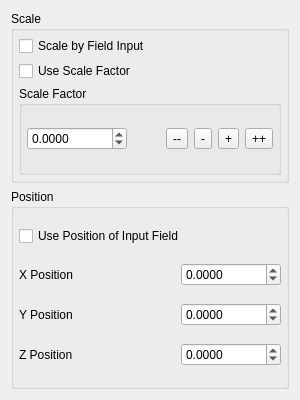
<?xml version="1.0" encoding="UTF-8"?>
<ui version="4.0">
 <class>ShowOrientationAxes</class>
 <widget class="QDialog" name="ShowOrientationAxes">
  <property name="geometry">
   <rect>
    <x>0</x>
    <y>0</y>
    <width>300</width>
    <height>400</height>
   </rect>
  </property>
  <property name="minimumSize">
   <size>
    <width>300</width>
    <height>400</height>
   </size>
  </property>
  <property name="maximumSize">
   <size>
    <width>600</width>
    <height>400</height>
   </size>
  </property>
  <property name="windowTitle">
   <string>ShowOrientationAxes</string>
  </property>
  <property name="sizeGripEnabled">
   <bool>false</bool>
  </property>
  <property name="modal">
   <bool>false</bool>
  </property>
  <layout class="QVBoxLayout" name="verticalLayout_2">
   <item>
    <widget class="QGroupBox" name="groupBox">
     <property name="sizePolicy">
      <sizepolicy hsizetype="Preferred" vsizetype="Preferred">
       <horstretch>0</horstretch>
       <verstretch>0</verstretch>
      </sizepolicy>
     </property>
     <property name="maximumSize">
      <size>
       <width>16777215</width>
       <height>200</height>
      </size>
     </property>
     <property name="title">
      <string>Scale</string>
     </property>
     <layout class="QVBoxLayout" name="verticalLayout_3">
      <property name="spacing">
       <number>5</number>
      </property>
      <property name="leftMargin">
       <number>5</number>
      </property>
      <property name="topMargin">
       <number>5</number>
      </property>
      <property name="rightMargin">
       <number>5</number>
      </property>
      <property name="bottomMargin">
       <number>5</number>
      </property>
      <item>
       <widget class="QCheckBox" name="scaleByFieldCheckBox_">
        <property name="text">
         <string>Scale by Field Input</string>
        </property>
       </widget>
      </item>
      <item>
       <widget class="QCheckBox" name="scaleFactorCheckBox_">
        <property name="text">
         <string>Use Scale Factor</string>
        </property>
       </widget>
      </item>
      <item>
       <widget class="QGroupBox" name="groupBox_3">
        <property name="title">
         <string>Scale Factor</string>
        </property>
        <layout class="QHBoxLayout" name="horizontalLayout_4">
         <property name="leftMargin">
          <number>5</number>
         </property>
         <property name="topMargin">
          <number>5</number>
         </property>
         <property name="rightMargin">
          <number>5</number>
         </property>
         <property name="bottomMargin">
          <number>5</number>
         </property>
         <item>
          <widget class="QDoubleSpinBox" name="scaleDoubleSpinBox_">
           <property name="minimumSize">
            <size>
             <width>100</width>
             <height>0</height>
            </size>
           </property>
           <property name="maximumSize">
            <size>
             <width>100</width>
             <height>16777215</height>
            </size>
           </property>
           <property name="decimals">
            <number>4</number>
           </property>
           <property name="minimum">
            <double>-9999999999999.000000000000000</double>
           </property>
           <property name="maximum">
            <double>9999999999999.000000000000000</double>
           </property>
          </widget>
         </item>
         <item>
          <spacer name="horizontalSpacer">
           <property name="orientation">
            <enum>Qt::Horizontal</enum>
           </property>
           <property name="sizeType">
            <enum>QSizePolicy::Expanding</enum>
           </property>
           <property name="sizeHint" stdset="0">
            <size>
             <width>10</width>
             <height>20</height>
            </size>
           </property>
          </spacer>
         </item>
         <item>
          <widget class="QToolButton" name="doubleDownScaleToolButton_">
           <property name="minimumSize">
            <size>
             <width>0</width>
             <height>15</height>
            </size>
           </property>
           <property name="text">
            <string>--</string>
           </property>
          </widget>
         </item>
         <item>
          <widget class="QToolButton" name="downScaleToolButton_">
           <property name="minimumSize">
            <size>
             <width>0</width>
             <height>15</height>
            </size>
           </property>
           <property name="text">
            <string>-</string>
           </property>
          </widget>
         </item>
         <item>
          <widget class="QToolButton" name="upScaleToolButton_">
           <property name="minimumSize">
            <size>
             <width>0</width>
             <height>15</height>
            </size>
           </property>
           <property name="text">
            <string>+</string>
           </property>
          </widget>
         </item>
         <item>
          <widget class="QToolButton" name="doubleUpScaleToolButton_">
           <property name="enabled">
            <bool>true</bool>
           </property>
           <property name="minimumSize">
            <size>
             <width>0</width>
             <height>15</height>
            </size>
           </property>
           <property name="text">
            <string>++</string>
           </property>
          </widget>
         </item>
        </layout>
       </widget>
      </item>
     </layout>
    </widget>
   </item>
   <item>
    <widget class="QGroupBox" name="groupBox_2">
     <property name="minimumSize">
      <size>
       <width>0</width>
       <height>200</height>
      </size>
     </property>
     <property name="title">
      <string>Position</string>
     </property>
     <layout class="QVBoxLayout" name="verticalLayout_4">
      <property name="spacing">
       <number>5</number>
      </property>
      <property name="leftMargin">
       <number>5</number>
      </property>
      <property name="topMargin">
       <number>5</number>
      </property>
      <property name="rightMargin">
       <number>5</number>
      </property>
      <property name="bottomMargin">
       <number>5</number>
      </property>
      <item>
       <widget class="QCheckBox" name="usePositionOfFieldCheckBox_">
        <property name="text">
         <string>Use Position of Input Field</string>
        </property>
       </widget>
      </item>
      <item>
       <layout class="QHBoxLayout" name="horizontalLayout">
        <item>
         <widget class="QLabel" name="xLabel_">
          <property name="minimumSize">
           <size>
            <width>80</width>
            <height>0</height>
           </size>
          </property>
          <property name="text">
           <string>X Position</string>
          </property>
         </widget>
        </item>
        <item>
         <spacer name="horizontalSpacer_2">
          <property name="orientation">
           <enum>Qt::Horizontal</enum>
          </property>
          <property name="sizeHint" stdset="0">
           <size>
            <width>40</width>
            <height>20</height>
           </size>
          </property>
         </spacer>
        </item>
        <item>
         <widget class="QDoubleSpinBox" name="xDoubleSpinBox_">
          <property name="minimumSize">
           <size>
            <width>100</width>
            <height>0</height>
           </size>
          </property>
          <property name="maximumSize">
           <size>
            <width>100</width>
            <height>16777215</height>
           </size>
          </property>
          <property name="decimals">
           <number>4</number>
          </property>
          <property name="minimum">
           <double>-9999999999999.000000000000000</double>
          </property>
          <property name="maximum">
           <double>9999999999999.000000000000000</double>
          </property>
         </widget>
        </item>
       </layout>
      </item>
      <item>
       <layout class="QHBoxLayout" name="horizontalLayout_2">
        <item>
         <widget class="QLabel" name="yLabel_">
          <property name="minimumSize">
           <size>
            <width>80</width>
            <height>0</height>
           </size>
          </property>
          <property name="text">
           <string>Y Position</string>
          </property>
         </widget>
        </item>
        <item>
         <spacer name="horizontalSpacer_3">
          <property name="orientation">
           <enum>Qt::Horizontal</enum>
          </property>
          <property name="sizeHint" stdset="0">
           <size>
            <width>40</width>
            <height>20</height>
           </size>
          </property>
         </spacer>
        </item>
        <item>
         <widget class="QDoubleSpinBox" name="yDoubleSpinBox_">
          <property name="minimumSize">
           <size>
            <width>100</width>
            <height>0</height>
           </size>
          </property>
          <property name="maximumSize">
           <size>
            <width>100</width>
            <height>16777215</height>
           </size>
          </property>
          <property name="decimals">
           <number>4</number>
          </property>
          <property name="minimum">
           <double>-9999999999999.000000000000000</double>
          </property>
          <property name="maximum">
           <double>9999999999999.000000000000000</double>
          </property>
         </widget>
        </item>
       </layout>
      </item>
      <item>
       <layout class="QHBoxLayout" name="horizontalLayout_3">
        <item>
         <widget class="QLabel" name="zLabel_">
          <property name="minimumSize">
           <size>
            <width>80</width>
            <height>0</height>
           </size>
          </property>
          <property name="text">
           <string>Z Position</string>
          </property>
         </widget>
        </item>
        <item>
         <spacer name="horizontalSpacer_4">
          <property name="orientation">
           <enum>Qt::Horizontal</enum>
          </property>
          <property name="sizeHint" stdset="0">
           <size>
            <width>40</width>
            <height>20</height>
           </size>
          </property>
         </spacer>
        </item>
        <item>
         <widget class="QDoubleSpinBox" name="zDoubleSpinBox_">
          <property name="sizePolicy">
           <sizepolicy hsizetype="Minimum" vsizetype="Fixed">
            <horstretch>0</horstretch>
            <verstretch>0</verstretch>
           </sizepolicy>
          </property>
          <property name="minimumSize">
           <size>
            <width>100</width>
            <height>0</height>
           </size>
          </property>
          <property name="maximumSize">
           <size>
            <width>100</width>
            <height>16777215</height>
           </size>
          </property>
          <property name="decimals">
           <number>4</number>
          </property>
          <property name="minimum">
           <double>-9999999999999.000000000000000</double>
          </property>
          <property name="maximum">
           <double>9999999999999.000000000000000</double>
          </property>
         </widget>
        </item>
       </layout>
      </item>
     </layout>
    </widget>
   </item>
  </layout>
 </widget>
 <layoutdefault spacing="6" margin="11"/>
 <resources/>
 <connections>
  <connection>
   <sender>usePositionOfFieldCheckBox_</sender>
   <signal>toggled(bool)</signal>
   <receiver>xDoubleSpinBox_</receiver>
   <slot>setDisabled(bool)</slot>
   <hints>
    <hint type="sourcelabel">
     <x>199</x>
     <y>122</y>
    </hint>
    <hint type="destinationlabel">
     <x>148</x>
     <y>162</y>
    </hint>
   </hints>
  </connection>
  <connection>
   <sender>usePositionOfFieldCheckBox_</sender>
   <signal>toggled(bool)</signal>
   <receiver>yDoubleSpinBox_</receiver>
   <slot>setDisabled(bool)</slot>
   <hints>
    <hint type="sourcelabel">
     <x>199</x>
     <y>122</y>
    </hint>
    <hint type="destinationlabel">
     <x>148</x>
     <y>204</y>
    </hint>
   </hints>
  </connection>
  <connection>
   <sender>usePositionOfFieldCheckBox_</sender>
   <signal>toggled(bool)</signal>
   <receiver>zDoubleSpinBox_</receiver>
   <slot>setDisabled(bool)</slot>
   <hints>
    <hint type="sourcelabel">
     <x>199</x>
     <y>122</y>
    </hint>
    <hint type="destinationlabel">
     <x>148</x>
     <y>246</y>
    </hint>
   </hints>
  </connection>
 </connections>
</ui>
